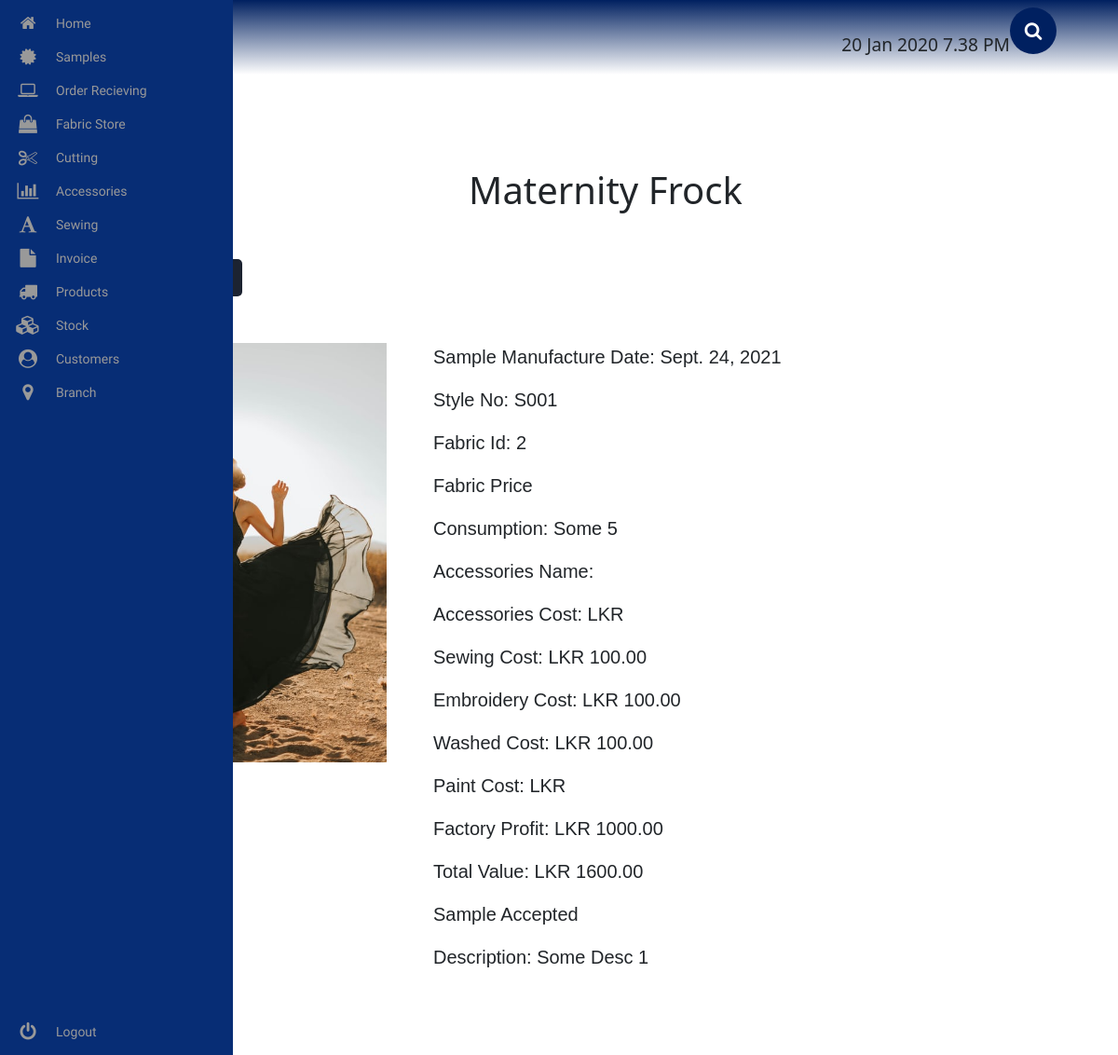
The page /sample/maternity-frock/1/ on the database as committed earlier.
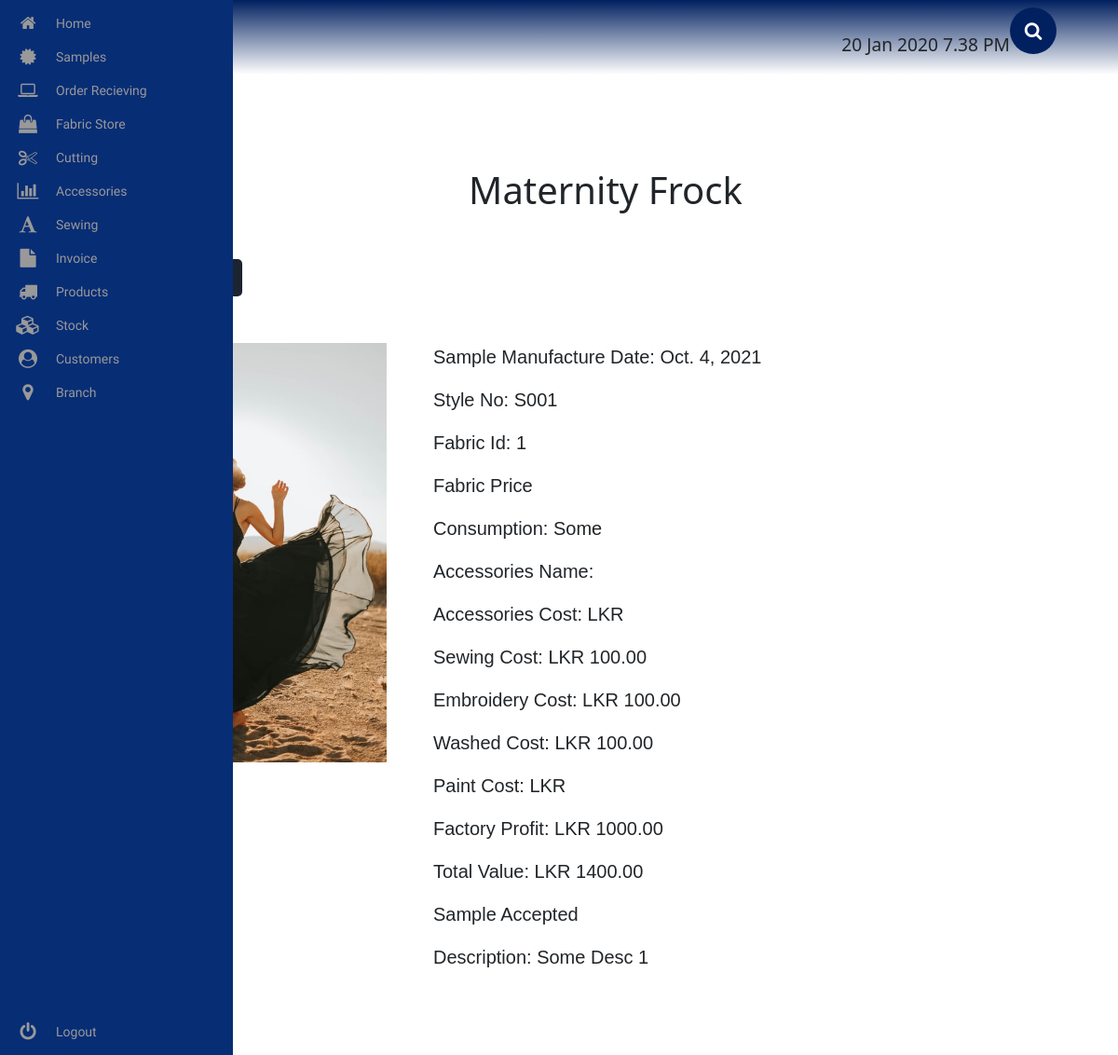
The same page on the database as committed later.
### sample/models.py (models this page shows, shortened)
class MaternityFrock(models.Model):
    img = models.ImageField(upload_to='products/ladies/maternity-frock/img/')
    sample_manufactured_date = models.DateField()
    style_no = models.CharField(max_length=1000)
    fabric = models.ForeignKey(OrderOut, on_delete=models.SET_NULL, null=True, blank=True)
    consumption = models.CharField(max_length=1000)
    accessories = models.ForeignKey(AccSentOut, on_delete=models.SET_NULL, null=True, blank=True)
    sewing_cost = models.DecimalField(decimal_places=2, max_digits=100000)
    embroidery_cost = models.DecimalField(decimal_places=2, max_digits=100000)
    washed_cost = models.DecimalField(decimal_places=2, max_digits=100000)
    paint_cost = models.DecimalField(decimal_places=2, max_digits=100000)
    factory_profit = models.DecimalField(decimal_places=2, max_digits=100000)
    total_value = models.DecimalField(decimal_places=2, max_digits=100000)
    accepted = models.BooleanField(default=True)
    description = models.CharField(max_length=1000)

### sample/views.py (the view)
# urls.py: path('maternity-frock/<int:id>/', maternity_frock_view, name="maternity_frock_view"),
def maternity_frock_view(request, id):
    template = 'ladies/maternity-frock/maternity_frock.html'
    try:
        obj = MaternityFrock.objects.get(id=id)
    except MaternityFrock.DoesNotExist:
        raise Http404
    if request.method == 'POST':
        form = MaternityFrockForm(data=request.POST, instance=obj)
        if form.is_valid():
            form.save()
    else:
        form = MaternityFrockForm(instance=obj)
    context = {
        'object': obj,
        'form': form,
    }
    return render(request, template, context)

### sample/templates/ladies/maternity-frock/maternity_frock.html (shortened to what this page needs)
<!DOCTYPE html>
<html lang="en">
{% extends 'base.html' %}
{% load static %}
{% load crispy_forms_tags %}
    {% block extra_css %}
        <link rel="stylesheet" href="{% static 'sample/css/ladies/maternity-frock/maternity_frock.css' %}">
    {% endblock %}
    {% block content %}
        <div class="maternity__frock__container">
            <h1> Maternity Frock </h1>
            <div class="maternity__frock__btn">
                <button>
                    <a href="{% url 'sample:maternity_frock_print_view' object.id %}" target="_blank"> Print  </a>
                </button>
                <button onclick="FormDisplay()" id="edit-btn"> Edit </button>
            </div>
            <div class="maternity__frock__wrapper">
                <img src="{{ object.img.url }}" alt="img" class="maternity__frock__img">
                <div class="maternity__frock__details">
                    <p> Sample Manufacture Date: {{ object.sample_manufactured_date }} </p>
                    <p> Style No: {{ object.style_no }} </p>
                    <p> Fabric Id: {{ object.fabric_id }} </p>
                    <p> Fabric Price {{ object.fabric_price }} </p>
                    <p> Consumption: {{ object.consumption }} </p>
                    <p> Accessories Name: {{ object.acc_name }} </p>
                    <p> Accessories Cost: LKR {{ object.acc_cost }} </p>
                    <p> Sewing Cost: LKR {{ object.sewing_cost }} </p>
                    <p> Embroidery Cost: LKR {{ object.embroidery_cost}} </p>
                    <p> Washed Cost: LKR {{ object.washed_cost }} </p>
                    <p> Paint Cost: LKR {{ object.pain_cost}} </p>
                    <p> Factory Profit: LKR {{ object.factory_profit }} </p>
                    <p> Total Value: LKR {{ object.total_value }} </p>
                    <p> {% if object.accepted == True %}
                        Sample Accepted
                        {% else %}
                        Sample Rejected
                        {% endif %}
                    </p>
                    <p> Description: {{ object.description }} </p>
                </div>
            </div>
        </div>
    {% endblock %}

Rows that differ between the two databases and show on the page:
changed MaternityFrock "Some Desc 1": sample_manufactured_date "Sept. 24, 2021" → "Oct. 4, 2021"; fabric_id "2" → "1"; consumption "Some 5" → "Some"; total_value "1600.00" → "1400.00"
